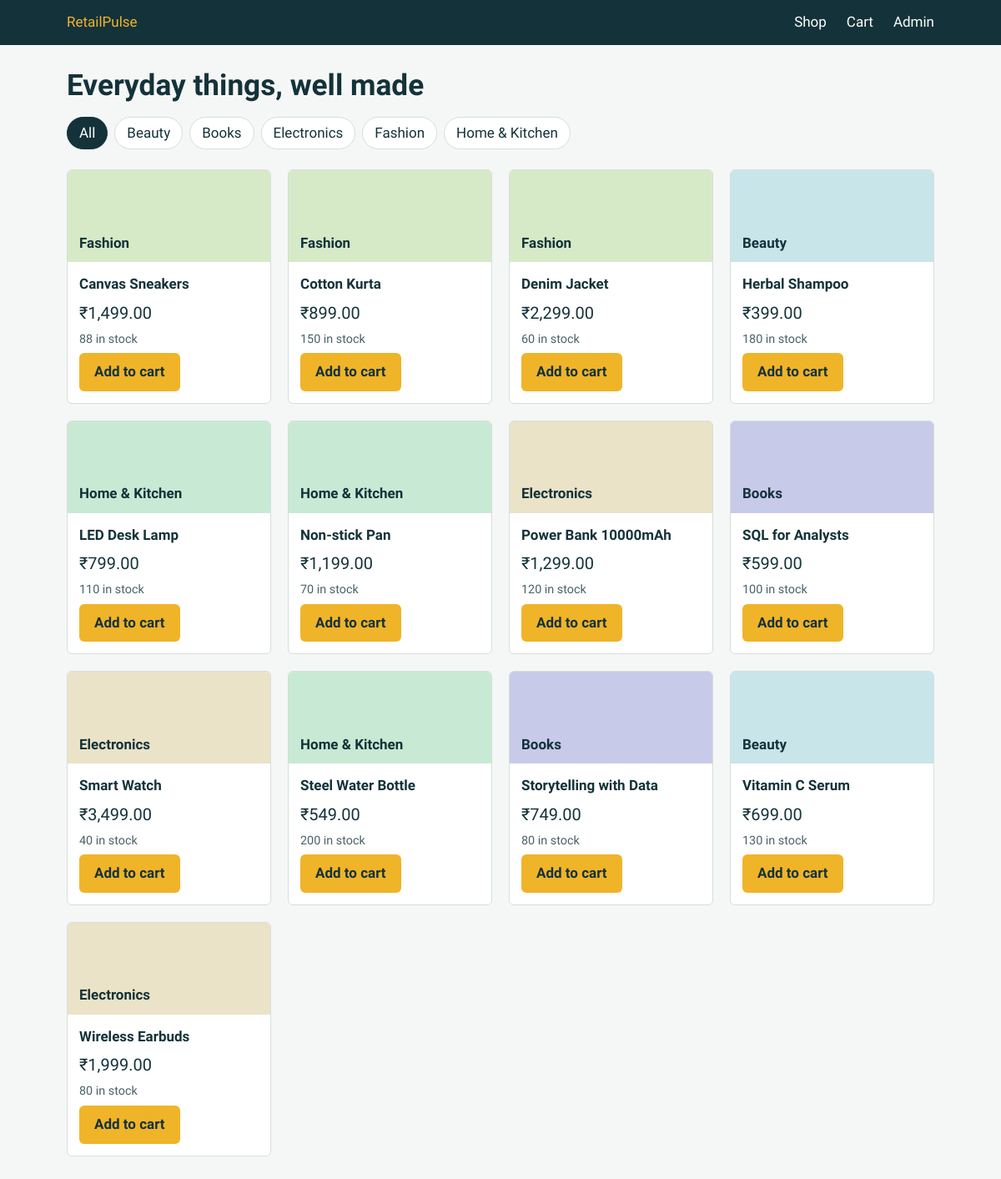
The page / on the database its author committed.
### models.py (models this page shows)
class Category(db.Model):
    __tablename__ = "categories"
    id = db.Column(db.Integer, primary_key=True)
    name = db.Column(db.String(80), unique=True, nullable=False)
    products = db.relationship("Product", backref="category", lazy=True)

class Product(db.Model):
    __tablename__ = "products"
    id = db.Column(db.Integer, primary_key=True)
    name = db.Column(db.String(150), nullable=False)
    category_id = db.Column(db.Integer, db.ForeignKey("categories.id"), nullable=False, index=True)
    price = db.Column(db.Numeric(10, 2), nullable=False)
    cost = db.Column(db.Numeric(10, 2), nullable=False)  # needed for profit/margin analysis
    stock = db.Column(db.Integer, nullable=False, default=0)
    is_active = db.Column(db.Boolean, nullable=False, default=True)
    created_at = db.Column(db.DateTime, nullable=False, default=datetime.utcnow)

### app.py (the view)
@app.route("/")
def shop():
    category_id = request.args.get("category", type=int)
    query = Product.query.filter_by(is_active=True)
    if category_id:
        query = query.filter_by(category_id=category_id)
    products = query.order_by(Product.name).all()
    categories = Category.query.order_by(Category.name).all()
    return render_template("shop.html", products=products, categories=categories, active=category_id)

### app.py (called while the page is built)
@app.template_filter("inr")
def inr(value):
    return "₹{:,.2f}".format(value or 0)

@app.context_processor
def inject_globals():
    cart = session.get("cart", {})
    return {"cart_count": sum(cart.values()), "is_admin": session.get("is_admin", False)}

### templates/shop.html
{% extends "base.html" %}
{% block content %}
<h1>Everyday things, well made</h1>
<nav class="filters" aria-label="Categories">
  <a href="{{ url_for('shop') }}" class="{{ 'active' if not active }}">All</a>
  {% for c in categories %}
    <a href="{{ url_for('shop', category=c.id) }}" class="{{ 'active' if active == c.id }}">{{ c.name }}</a>
  {% endfor %}
</nav>
{% if not products %}
  <div class="empty"><p>No products yet. Run <code>flask seed-products</code> or add some in the admin page.</p></div>
{% else %}
<div class="grid">
  {% for p in products %}
  <article class="product">
    <div class="swatch" style="background: hsl({{ (p.category_id * 47) % 360 }}, 45%, 85%);">{{ p.category.name }}</div>
    <div class="body">
      <div class="name">{{ p.name }}</div>
      <div class="price">{{ p.price|inr }}</div>
      <div class="stock">{% if p.stock > 0 %}{{ p.stock }} in stock{% else %}Out of stock{% endif %}</div>
      <form method="post" action="{{ url_for('cart_add', product_id=p.id) }}">
        <button type="submit" {{ 'disabled' if p.stock <= 0 }}>Add to cart</button>
      </form>
    </div>
  </article>
  {% endfor %}
</div>
{% endif %}
{% endblock %}

### templates/base.html (shortened to what this page needs)
<!doctype html>
<html lang="en">
<head>
  <link rel="stylesheet" href="{{ url_for('static', filename='style.css') }}">
</head>
<body>
  <header class="topbar">
    <div class="inner">
      <a class="brand" href="{{ url_for('shop') }}">RetailPulse</a>
      <a href="{{ url_for('shop') }}">Shop</a>
      <a href="{{ url_for('cart_view') }}">Cart{% if cart_count %}<span class="badge">{{ cart_count }}</span>{% endif %}</a>
      {% if is_admin %}
        <a href="{{ url_for('admin') }}">Admin</a>
        <form class="inline" method="post" action="{{ url_for('admin_logout') }}"><button class="link" type="submit">Log out</button></form>
      {% else %}
        <a href="{{ url_for('admin_login') }}">Admin</a>
      {% endif %}
    </div>
  </header>
  <main>{% block content %}{% endblock %}</main>
</body>
</html>

### static/style.css (style rules this page uses)
:root { --ink: #14323a; --ink-soft: #4b6168; --paper: #f5f7f6; --surface: #ffffff; --line: #d5dedb; --saffron: #f0b429; --saffron-dark: #c98f0a; --ok: #1f7a4d; --error: #b3261e; --radius: 6px; }
* { box-sizing: border-box; }
body { margin: 0; background: var(--paper); color: var(--ink); font-family: "Source Sans 3", system-ui, sans-serif; font-size: 17px; line-height: 1.5; }
h1, h2, h3 { font-family: "Bricolage Grotesque", system-ui, sans-serif; line-height: 1.15; margin: 0 0 .5em; }
h1 { font-size: 2.2rem; }
a { color: var(--ink); }
.topbar { background: var(--ink); color: #fff; }
.topbar .inner { max-width: 1080px; margin: 0 auto; padding: 14px 20px; display: flex; align-items: center; gap: 24px; }
.brand { font-family: "Bricolage Grotesque", sans-serif; font-weight: 800; font-size: 1.5rem; color: var(--saffron); text-decoration: none; margin-right: auto; }
.topbar a, .topbar button.link { color: #fff; text-decoration: none; background: none; border: 0; font: inherit; cursor: pointer; padding: 0; font-weight: 400; }
.topbar a.brand { color: var(--saffron); }
main { max-width: 1080px; margin: 0 auto; padding: 28px 20px 60px; }
.filters { display: flex; flex-wrap: wrap; gap: 8px; margin: 0 0 24px; }
.filters a { padding: 6px 14px; border: 1px solid var(--line); border-radius: 999px; text-decoration: none; background: var(--surface); }
.filters a.active { background: var(--ink); color: #fff; border-color: var(--ink); }
.grid { display: grid; grid-template-columns: repeat(auto-fill, minmax(230px, 1fr)); gap: 20px; }
.product { background: var(--surface); border: 1px solid var(--line); border-radius: var(--radius); overflow: hidden; display: flex; flex-direction: column; }
.product .swatch { height: 110px; display: flex; align-items: flex-end; padding: 10px 14px; font-family: "Bricolage Grotesque", sans-serif; font-weight: 700; color: var(--ink); }
.product .body { padding: 14px; display: flex; flex-direction: column; gap: 6px; flex: 1; }
.product .name { font-weight: 600; }
.product .price { font-family: "Bricolage Grotesque", sans-serif; font-size: 1.25rem; }
.product .stock { color: var(--ink-soft); font-size: .9rem; }
.product form { margin-top: auto; }
button, .button { display: inline-block; background: var(--saffron); color: var(--ink); border: 0; border-radius: var(--radius); padding: 10px 18px; font: inherit; font-weight: 700; cursor: pointer; text-decoration: none; }

### rows shown on the page
Category: name "Beauty"
Category: name "Books"
Category: name "Electronics"
Category: name "Fashion"
Category: name "Home & Kitchen"
Product: category.name "Fashion", name "Canvas Sneakers", price|inr "₹1,499.00", stock "88"
Product: category.name "Fashion", name "Cotton Kurta", price|inr "₹899.00", stock "150"
Product: category.name "Fashion", name "Denim Jacket", price|inr "₹2,299.00", stock "60"
Product: category.name "Beauty", name "Herbal Shampoo", price|inr "₹399.00", stock "180"
Product: category.name "Home & Kitchen", name "LED Desk Lamp", price|inr "₹799.00", stock "110"
Product: category.name "Home & Kitchen", name "Non-stick Pan", price|inr "₹1,199.00", stock "70"
Product: category.name "Electronics", name "Power Bank 10000mAh", price|inr "₹1,299.00", stock "120"
Product: category.name "Books", name "SQL for Analysts", price|inr "₹599.00", stock "100"
Product: category.name "Electronics", name "Smart Watch", price|inr "₹3,499.00", stock "40"
Product: category.name "Home & Kitchen", name "Steel Water Bottle", price|inr "₹549.00", stock "200"
Product: category.name "Books", name "Storytelling with Data", price|inr "₹749.00", stock "80"
Product: category.name "Beauty", name "Vitamin C Serum", price|inr "₹699.00", stock "130"
Product: category.name "Electronics", name "Wireless Earbuds", price|inr "₹1,999.00", stock "80"
